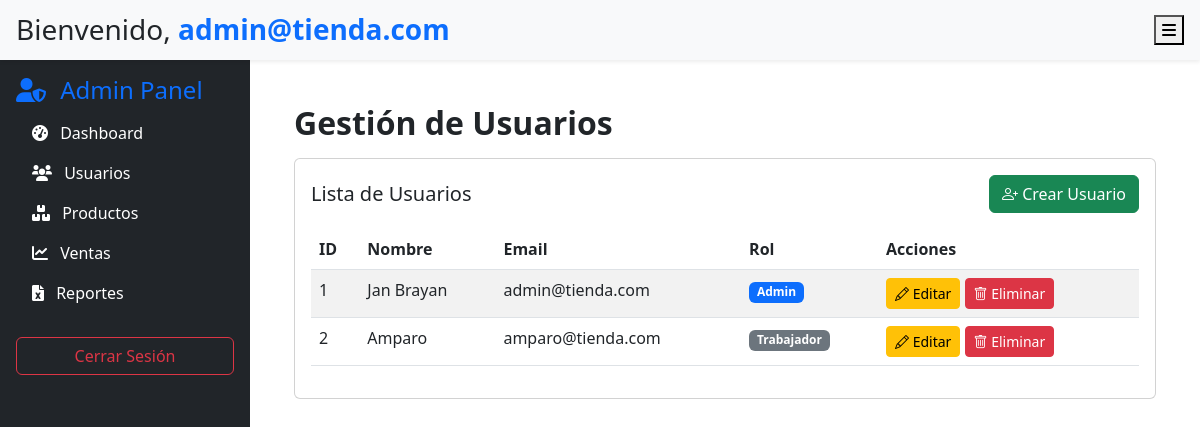
The page /dashboard/usuarios (signed in) on the database as committed earlier.
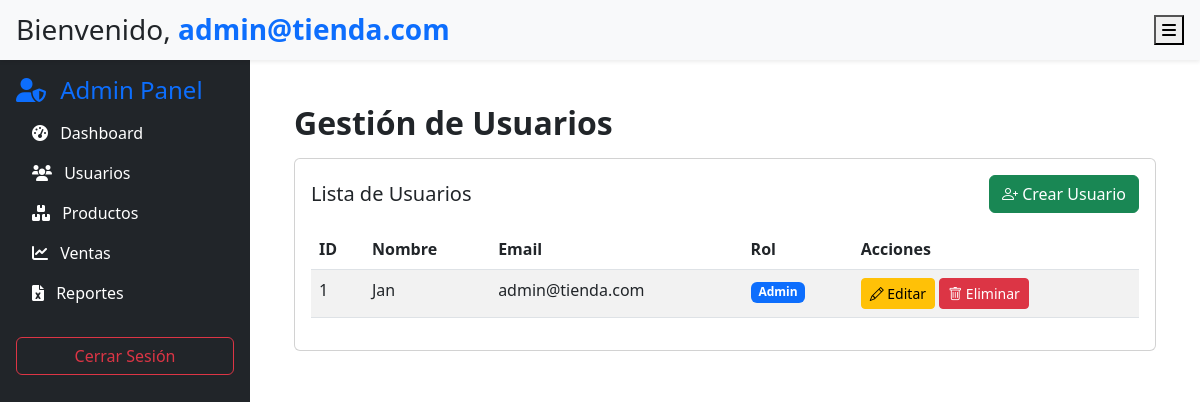
The same page on the database as committed later.
### app/models.py (models this page shows, shortened)
class Usuario(UserMixin, db.Model):
    id = db.Column(db.Integer, primary_key=True)
    nombre = db.Column(db.String(100), nullable=False)  # Campo para el nombre
    email = db.Column(db.String(120), unique=True, nullable=False)  # Correo único
    password_hash = db.Column(db.String(128), nullable=False)  # Contraseña cifrada
    es_admin = db.Column(db.Boolean, default=False)  # Indicador de rol de administrador
    created_at = db.Column(db.DateTime, default=lambda: datetime.now(TZ))  # Fecha de creación
    updated_at = db.Column(db.DateTime, default=lambda: datetime.now(TZ), onupdate=lambda: datetime.now(TZ))  # Última modificación
    ventas = db.relationship('Venta', backref='usuario', lazy=True)

### app/dashboard/routes.py (the view)
@dashboard.route('/usuarios')
@login_required
def usuarios():
    if not current_user.es_admin:
        return redirect(url_for('dashboard.index'))
    usuarios = Usuario.query.all()
    form = UsuarioForm()
    return render_template('dashboard/usuarios.html',
                           user=current_user,
                           usuarios=usuarios,
                           form=form)

### app/templates/dashboard/usuarios.html (shortened to what this page needs)
{% extends "dashboard/base_dashboard.html" %}
{% block content %}
<h2 class="fw-bold">Gestión de Usuarios</h2>
<div class="card mt-3">
    <div class="card-body">
        <h5 class="card-title d-flex justify-content-between align-items-center">
            <span>Lista de Usuarios</span>
            {% if current_user.es_admin %}
            <button class="btn btn-success" data-bs-toggle="modal" data-bs-target="#crearUsuarioModal">
                <i class="bi bi-person-plus"></i> Crear Usuario
            </button>
            {% endif %}
        </h5>
        <table class="table table-striped table-hover mt-3">
            <thead>
                <tr>
                    <th>ID</th>
                    <th>Nombre</th>
                    <th>Email</th>
                    <th>Rol</th>
                    <th>Acciones</th>
                </tr>
            </thead>
            <tbody>
                {% for usuario in usuarios %}
                <tr>
                    <td>{{ usuario.id }}</td>
                    <td>{{ usuario.nombre }}</td>
                    <td>{{ usuario.email }}</td>
                    <td>
                        <span class="badge bg-{{ 'primary' if usuario.es_admin else 'secondary' }}">
                            {{ 'Admin' if usuario.es_admin else 'Trabajador' }}
                        </span>
                    </td>
                    <td>
                        <button class="btn btn-sm btn-warning" data-bs-toggle="modal"
                                data-bs-target="#editarUsuarioModal{{ usuario.id }}">
                            <i class="bi bi-pencil"></i> Editar
                        </button>
                        <form method="POST" action="{{ url_for('dashboard.eliminar_usuario', usuario_id=usuario.id) }}"
                              style="display:inline;" onsubmit="confirmarEliminacionUsuario(event, '{{ usuario.nombre }}');">
                            <button type="submit" class="btn btn-sm btn-danger">
                                <i class="bi bi-trash"></i> Eliminar
                            </button>
                        </form>
                    </td>
                </tr>
                {% else %}
                <tr>
                    <td colspan="5" class="text-center">No hay usuarios registrados</td>
                </tr>
                {% endfor %}
            </tbody>
        </table>
    </div>
</div>
{% endblock %}

### app/templates/dashboard/base_dashboard.html (shortened to what this page needs)
<!DOCTYPE html>
<html lang="es">
<head>
    <link href="https://cdn.jsdelivr.net/npm/bootstrap@5.3.0-alpha3/dist/css/bootstrap.min.css" rel="stylesheet">
    <link href="https://cdnjs.cloudflare.com/ajax/libs/font-awesome/6.0.0-beta3/css/all.min.css" rel="stylesheet">
    <link rel="stylesheet" href="{{ url_for('static', filename='css/dashboard.css') }}">
    <link href="https://cdn.jsdelivr.net/npm/bootstrap-icons/font/bootstrap-icons.css" rel="stylesheet">
</head>
<body>
    <div class="d-flex">
        <nav class="sidebar" id="sidebar">
            <div class="p-3">
                {% if current_user.es_admin %}
                    <h4 class="text-primary"><i class="fas fa-user-shield me-2"></i> Admin Panel</h4>
                {% else %}
                    <h4 class="text-primary"><i class="fas fa-user me-2"></i> Panel Trabajador</h4>
                {% endif %}
                <ul class="nav flex-column">
                    <li class="nav-item">
                        <a href="{{ url_for('dashboard.index') }}" class="nav-link text-white">
                            <i class="fas fa-tachometer-alt me-2"></i> Dashboard
                        </a>
                    </li>
                    {% if current_user.es_admin %}
                    <li class="nav-item">
                        <a href="{{ url_for('dashboard.usuarios') }}" class="nav-link text-white">
                            <i class="fas fa-users me-2"></i> Usuarios
                        </a>
                    </li>
                    {% endif %}
                    <li class="nav-item">
                        <a href="{{ url_for('dashboard.productos') }}" class="nav-link text-white">
                            <i class="fas fa-boxes me-2"></i> Productos
                        </a>
                    </li>
                    <li class="nav-item">
                        <a href="{{ url_for('dashboard.ventas') }}" class="nav-link text-white">
                            <i class="fas fa-chart-line me-2"></i> Ventas
                        </a>
                    </li>
                    {% if current_user.es_admin %}
                    <li class="nav-item">
                        <a href="{{ url_for('dashboard.reportes') }}" class="nav-link text-white">
                            <i class="fas fa-file-excel me-2"></i> Reportes
                        </a>
                    </li>
                    {% endif %}
                    <li class="nav-item mt-4">
                        <a href="{{ url_for('auth.logout') }}" class="btn btn-outline-danger w-100">Cerrar Sesión</a>
                    </li>
                </ul>
            </div>
        </nav>
        <div class="content" id="content">
            <header class="bg-light p-3 shadow-sm d-flex justify-content-between align-items-center">
                <h3 class="m-0">
                    Bienvenido, <span class="text-primary fw-bold">{{ user.email }}</span>
                </h3>
                <button class="header-btn" id="toggleSidebar">
                    <i class="fas fa-bars"></i>
                </button>
            </header>
            <div class="main-content p-4">
                {% block content %}{% endblock %}
            </div>
        </div>
    </div>
</body>
</html>

Rows that differ between the two databases and show on the page:
removed Usuario: id "2", nombre "Amparo", email "amparo@tienda.com", es_admin "Trabajador"
changed Usuario "admin@tienda.com": nombre "Jan Brayan" → "Jan"
